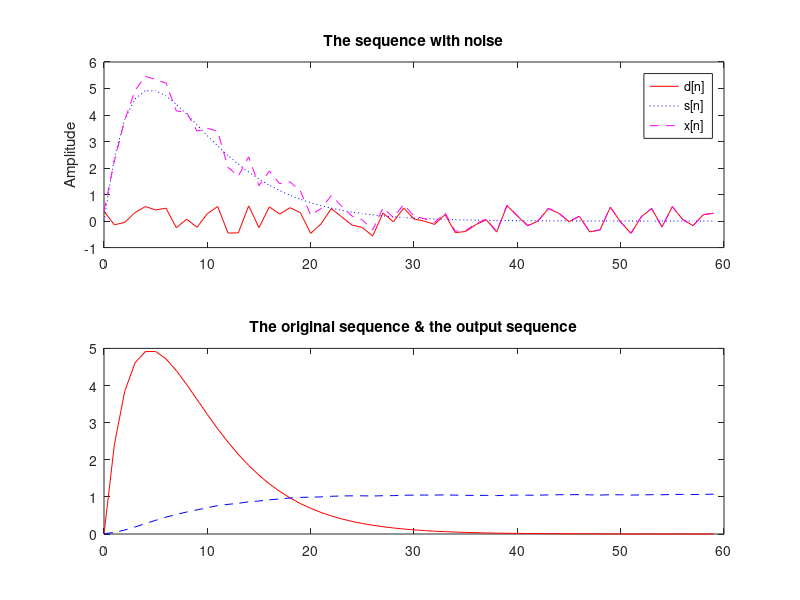

Here is the MATLAB script that generated this plot:
% Program 2_4
% Signal Smoothing by a Moving-Average Filter
R = 60;
d = 6/5*(rand(1,R)-0.5);
m = 0:1:R-1;
s =3.*m.*0.8.^m;
x = s + d;
subplot(211);
plot(m,d,'r-',m,s,'b:',m,x,'m--')
title('The sequence with noise');
ylabel('Amplitude')
legend('d[n]','s[n]','x[n]');
b = ones(R,1)/R;
y = fftfilt(b,x);
subplot(212);
plot(m,s,'r-',m,y,'b--')
title('The original sequence & the output sequence');